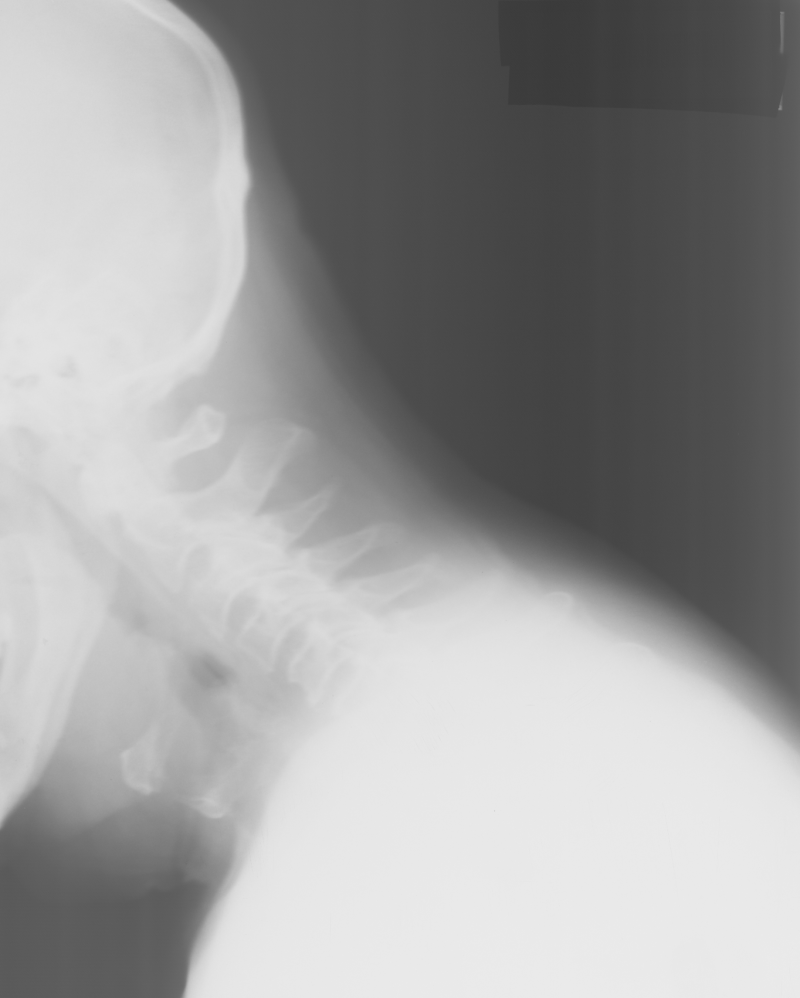
#> input picture Uge4/ex3-PixelwiseOperations/data/vertebra.png, 800 x 998 px
$ python uge4-pixel.py
#> lines starting #> are read from the running program, lines starting #| are printed output that depends on the picture; after the words box and inside, x2 and y2 are one past the last pixel; in counts of white or black regions, pixels touching at a corner belong together; long printed decimals are rounded
from skimage import io,util,exposure
from skimage.util import img_as_float
from skimage.util import img_as_ubyte
import matplotlib.pyplot as plt
import numpy as np

from skimage.filters import threshold_otsu

im_org = io.imread("data/vertebra.png")
#> im_org is the input picture: shape (998, 800); min 57, max 235, mean 156.2

min_val = im_org.min()
#> min_val = 57
max_val = im_org.max()
#> max_val = 235
print("Min:",min_val,"Max:",max_val)
#| Min: 57 Max: 235

img_float = img_as_float(im_org)
min_val = img_float.min()
#> min_val = 0.224
max_val = img_float.max()
#> max_val = 0.922
print("Min:",min_val,"Max:",max_val)
#| Min: 0.2235 Max: 0.9216

plt.hist(im_org.ravel(),bins=256)
plt.title("Histogram of vertebra")
plt.show()
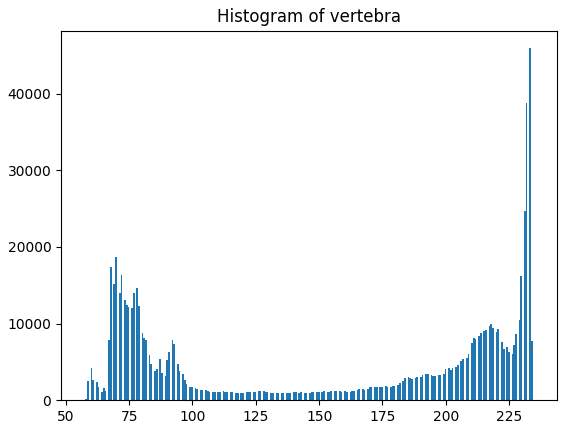
#> figure drawn by matplotlib, 1 panel; tallest bar 45929 high, from x = 232.9 to 233.6


def histogram_stretch(img_in):
    """
    Stretches the histogram of an image
    :param img_in: Input image
    :return: Image, where the histogram is stretched so the min values is 0 and the maximum value 255
    """
    # img_as_float will divide all pixel values with 255.0
    img_float = img_as_float(img_in)
    min_val = img_float.min()
    max_val = img_float.max()
    min_desired = 0.0
    max_desired = 1.0


    img_out = np.vectorize(lambda x: (x - min_val)*(max_desired - min_desired) / (max_val - min_val) + min_desired)(img_float)
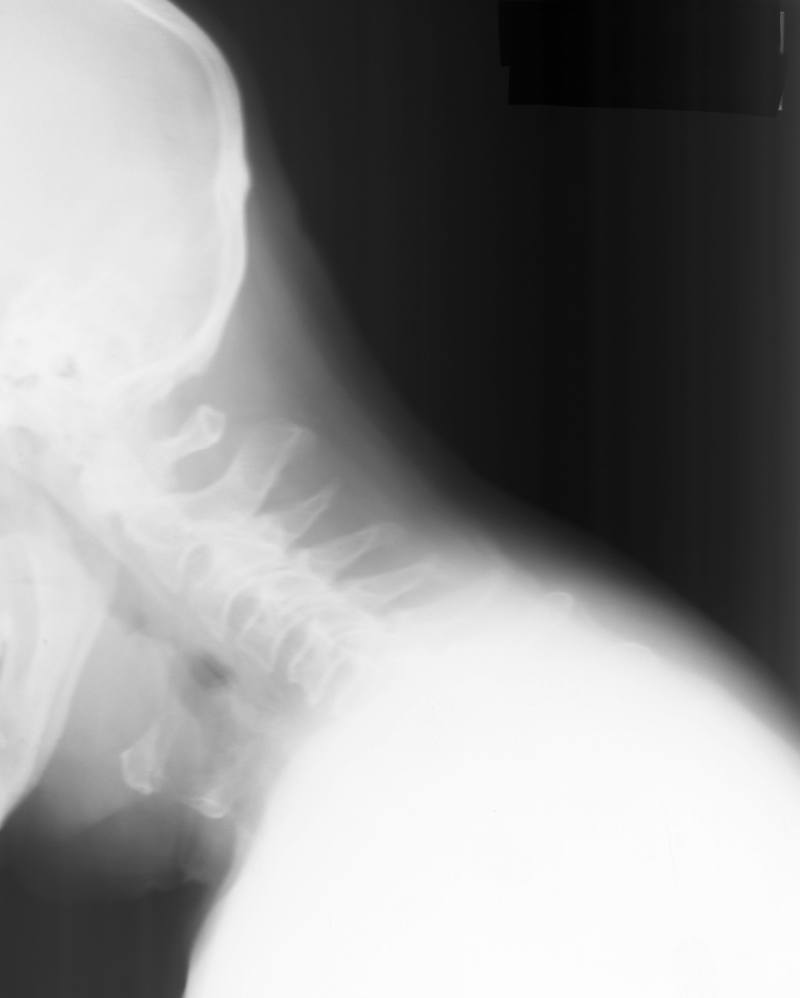
#> img_out: shape (998, 800) float64; min 0, max 1, mean 0.557
    # img_as_ubyte will multiply all pixel values with 255.0 before converting to unsigned byte
    return img_as_ubyte(img_out)

io.imshow(histogram_stretch(im_org))
io.show()


def gamma_map(img, gamma):
#> called with gamma = 2
    img_float = img_as_float(img)

    return img_as_ubyte(np.vectorize(lambda x: np.power(x,gamma))(img_float))
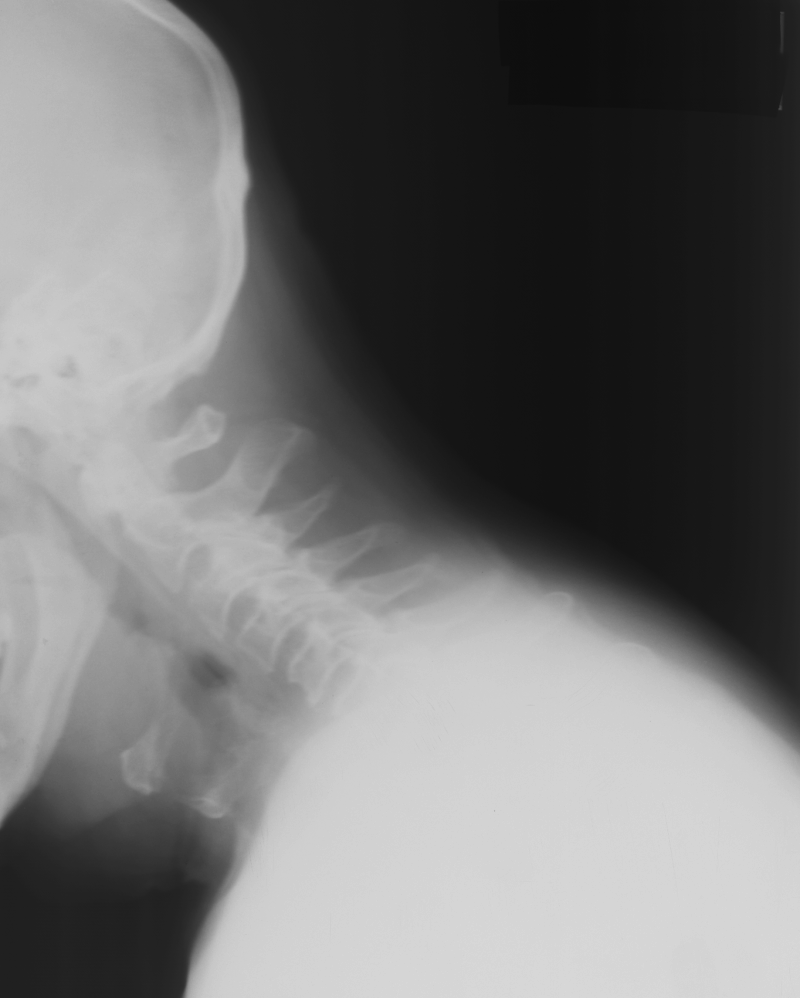
#> returned value: shape (998, 800); min 13, max 217, mean 113.2

io.imshow(gamma_map(im_org,2.0))
io.show()


def threshold_image(img_in, thres):

#> called with thres = 140
    apply = np.vectorize(lambda x: 255 if x > thres else 0)

    return apply(img_in)
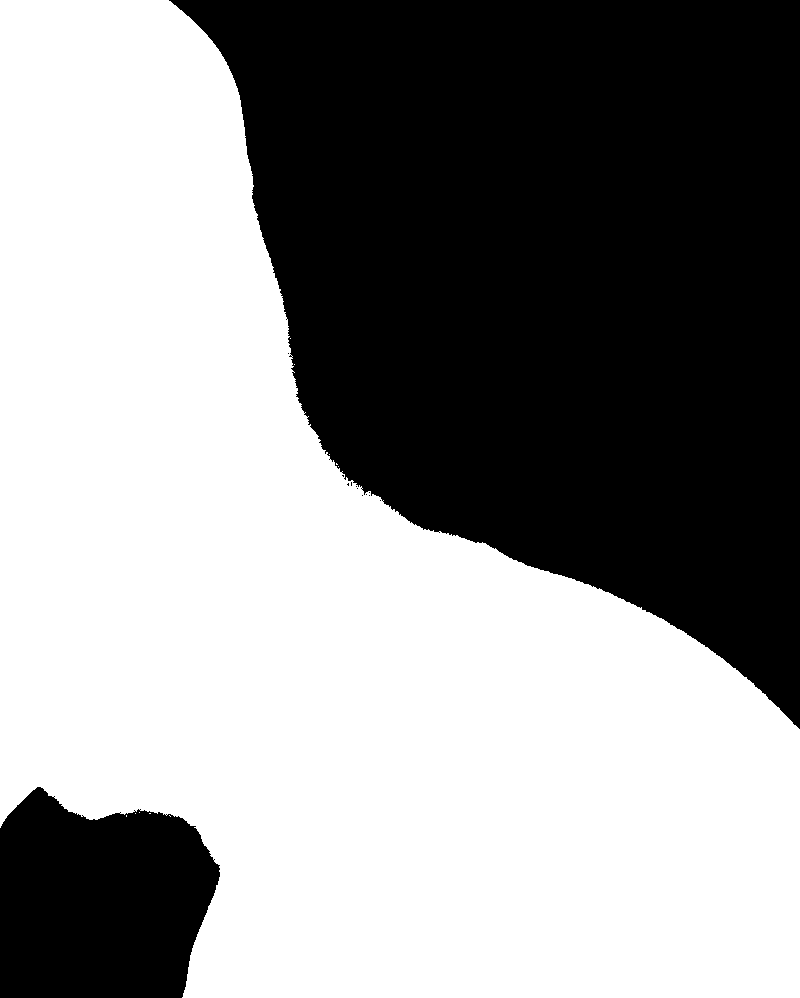
#> returned value: shape (998, 800) int64; 57% white; 13 black regions (11 under 20 px), largest, box (x1, y1, x2, y2) and area: (169, 0, 800, 729) 305508, (0, 787, 220, 998) 37661

io.imshow(threshold_image(im_org,140))
io.show()


thres = threshold_otsu(im_org)
#> thres = 148

io.imshow(threshold_image(im_org,thres))
#> call 2 of threshold_image, with thres = 148
#> in threshold_image (call 2), `return apply(img_in)`:
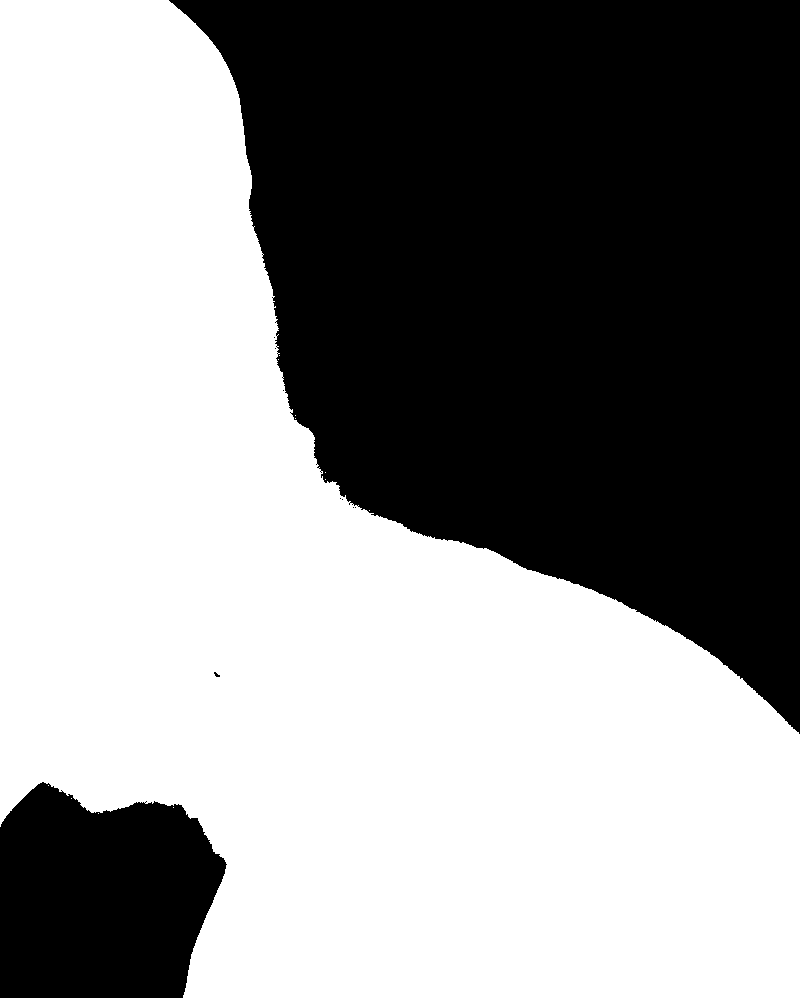
#> returned value: shape (998, 800) int64; 56% white; 10 black regions (8 under 20 px), largest, box (x1, y1, x2, y2) and area: (169, 0, 800, 734) 311456, (0, 782, 227, 998) 39669
io.show()
